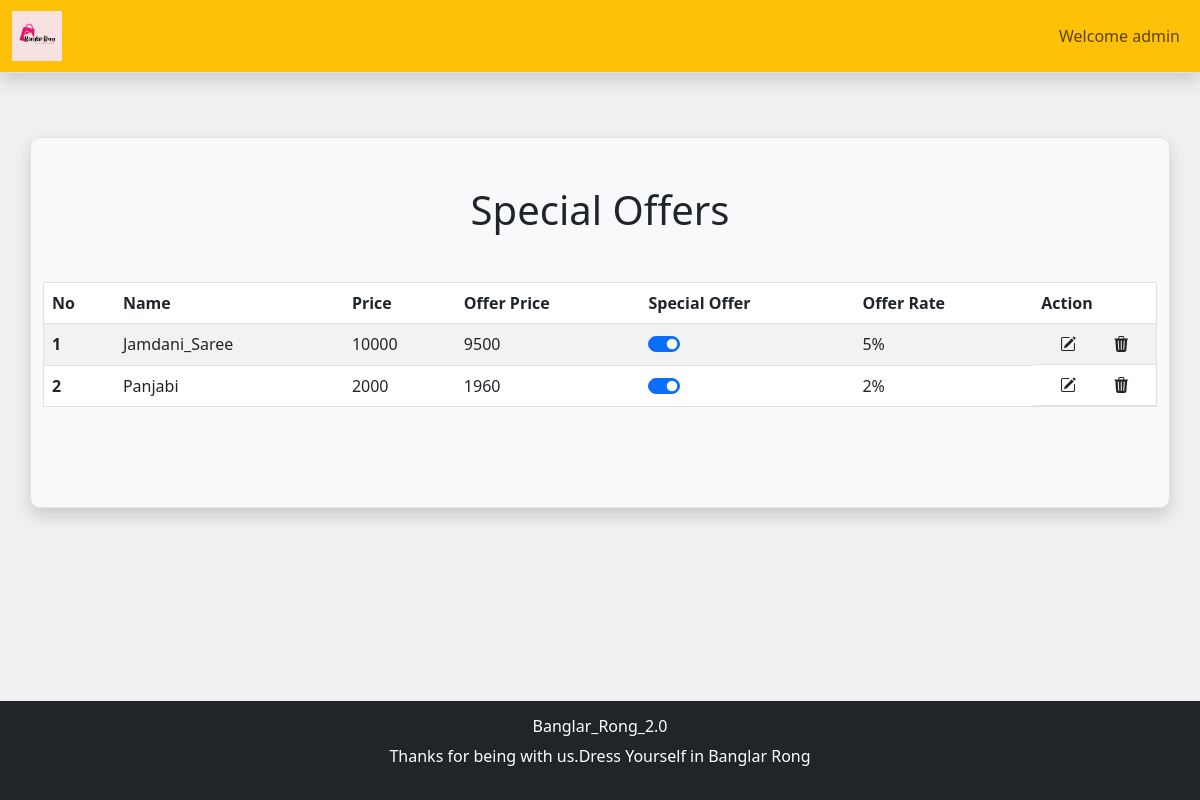
Screenshot of /admin_area/special_offer.php (signed in) with the database file from the repository.
### tables this page shows
CREATE TABLE `products` (
  `product_id` int(11) NOT NULL,
  `product_title` varchar(100) NOT NULL,
  `product_description` varchar(255) NOT NULL,
  `product_keywords` varchar(255) NOT NULL,
  `category_id` int(11) NOT NULL,
  `brand_id` int(11) NOT NULL,
  `product_image1` varchar(255) NOT NULL,
  `product_image2` varchar(255) NOT NULL,
  `product_image3` varchar(255) NOT NULL,
  `product_price` varchar(100) NOT NULL,
  `specialOffers` tinyint(1) NOT NULL,
  `offerRate` int(11) NOT NULL,
  `date` timestamp NOT NULL DEFAULT current_timestamp() ON UPDATE current_timestamp(),
  `status` varchar(100) NOT NULL
);

### admin_area/special_offer.php (the view, shortened to what this page needs)
<?php
require('header.php')
?>
    <div class="container mt-3  mb-5 bg-light rounded-lg border border-rounded shadow">
        <h1 class="text-center my-5">Special Offers</h1>
        <table class="table table-striped border">
  <thead>
    <tr>
      <th scope="col">No</th>
      <th scope="col">Name</th>
      <th scope="col">Price</th>
      <th scope="col">Offer Price</th>
      <th scope="col">Special Offer</th>
      <th scope="col">Offer Rate</th>
      <th scope="col">Action</th>
    </tr>
  </thead>
  <tbody>
    <?php
    global $con;
    $select_query = "Select * from `products` WHERE specialOffers=1";
$result_query = mysqli_query($con, $select_query);
$no = 1;
while ($row = mysqli_fetch_assoc($result_query)) {
    $product_id = $row['product_id'];
    $product_title = $row['product_title'];
    $product_price = $row['product_price'];
    $specialOffers = $row['specialOffers'];
    $offerRate = $row['offerRate'];
    ?>
    <tr class='product-<?php echo $product_id;?>'>
      <th scope="row"><?php echo $no++;?></th>
      <td><?php echo $product_title;?></td>
      <td><?php echo $product_price;?></td>
      <td><?php echo $product_price-(($product_price*$offerRate)/100);?></td>
      <td class="form-switch mx-auto "> <input onclick="offers(<?php echo $product_id;?>)" class="form-check-input mx-auto" name='check' type="checkbox" role="switch" id="flexSwitchCheckChecked" <?php if($specialOffers){echo 'checked';}?> >
      </td>
      <td ><span><?php echo $offerRate;?>% </span></td>
      <td class='d-flex justify-content-around'><a class='text-dark' href='product.php?id=<?php echo $product_id;?>'><i  class="bi bi-pencil-square"></i></a><i class="bi bi-trash3-fill"></i></td>
    </tr>
    <?php
}?>
  </tbody>
</table>
</div>
<?php
require('footer.php')
?>

### style.css (style rules this page uses)
* { margin: 0; padding: 0; box-sizing: border-box; }

### admin_area/header.php (style rules this page uses)
table { margin-bottom: 100px !important; }
.border-rounded { border-radius: 10px; }

### rows the page displays
products: product_title "Jamdani_Saree", product_price "10000", $product_price-(($product_price*$offerRate)/100) "9500", specialOffers "☑", offerRate "5"
products: product_title "Panjabi", product_price "2000", $product_price-(($product_price*$offerRate)/100) "1960", specialOffers "☑", offerRate "2"

### other values shown
$_SESSION['admin_name'] "admin"
